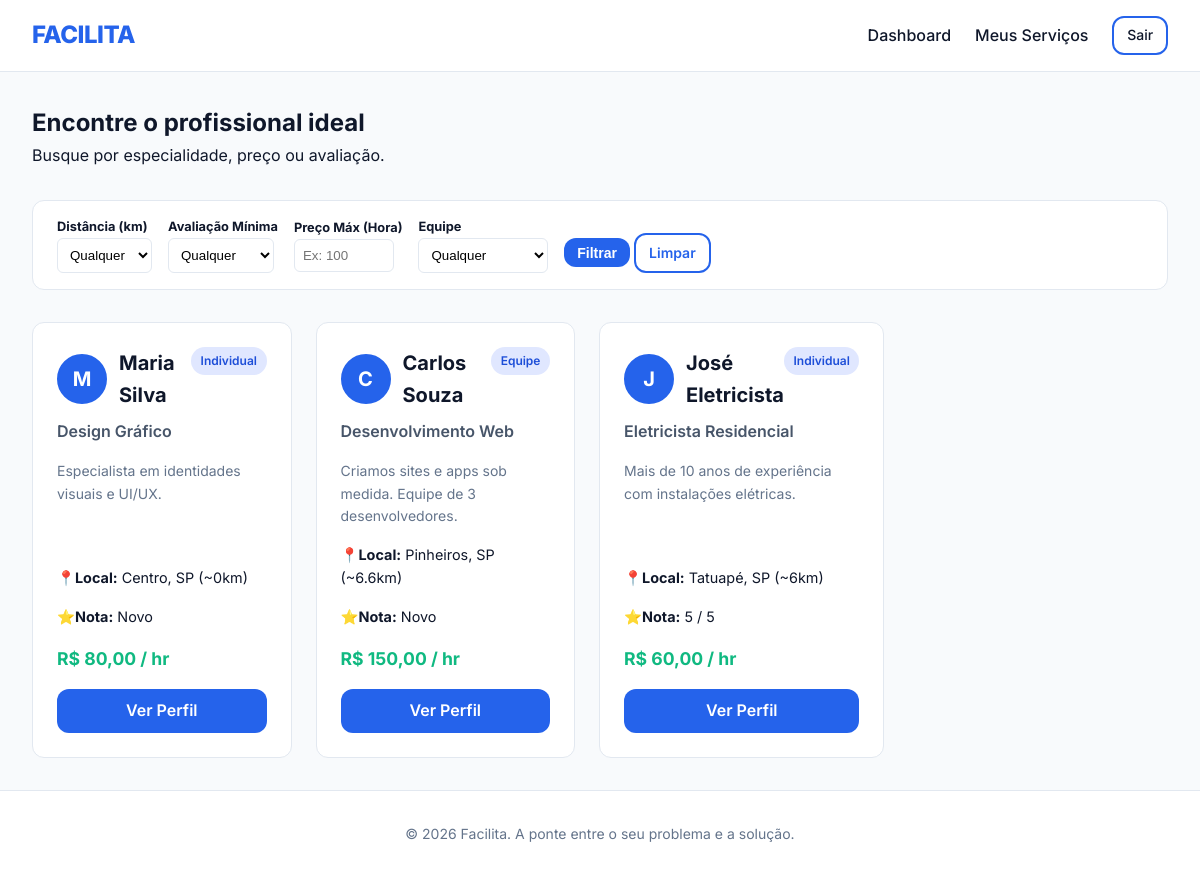
/dashboard.php (signed in), run on the app's committed database.
### tables this page shows
CREATE TABLE IF NOT EXISTS provider_profiles (
    id INT AUTO_INCREMENT PRIMARY KEY,
    user_id INT NOT NULL,
    specialty VARCHAR(255) NOT NULL,
    team_size ENUM('Individual', 'Equipe') NOT NULL DEFAULT 'Individual',
    bio TEXT,
    hourly_rate DECIMAL(10, 2),
    location_name VARCHAR(255),
    lat DECIMAL(10, 6) DEFAULT 0.000000,
    lng DECIMAL(10, 6) DEFAULT 0.000000,
    FOREIGN KEY (user_id) REFERENCES users(id) ON DELETE CASCADE
);

CREATE TABLE IF NOT EXISTS users (
    id INT AUTO_INCREMENT PRIMARY KEY,
    nome VARCHAR(255) NOT NULL,
    email VARCHAR(255) NOT NULL UNIQUE,
    senha VARCHAR(255) NOT NULL,
    role ENUM('client', 'provider') NOT NULL,
    profile_picture VARCHAR(255) DEFAULT NULL,
    reset_token VARCHAR(255) DEFAULT NULL,
    reset_expires DATETIME DEFAULT NULL,
    created_at TIMESTAMP DEFAULT CURRENT_TIMESTAMP
);

### includes/functions.php (called while the page is built)
<?php
function calculateDistance($lat1, $lon1, $lat2, $lon2) {
    if (($lat1 == $lat2) && ($lon1 == $lon2)) {
        return 0;
    }
    $theta = $lon1 - $lon2;
    $dist = sin(deg2rad($lat1)) * sin(deg2rad($lat2)) +  cos(deg2rad($lat1)) * cos(deg2rad($lat2)) * cos(deg2rad($theta));
    $dist = acos($dist);
    $dist = rad2deg($dist);
    $miles = $dist * 60 * 1.1515;
    return ($miles * 1.609344);
}
function getAverageRating($pdo, $provider_id) {
    $stmt = $pdo->prepare("SELECT AVG(rating) as avg_rating FROM reviews WHERE provider_id = ?");
    $stmt->execute([$provider_id]);
    $result = $stmt->fetch();
    return $result['avg_rating'] ? round($result['avg_rating'], 1) : 0;
}
?>

### dashboard_client.php (the view, shortened to what this page needs)
<?php
require_once "includes/functions.php";
$client_lat = -23.550520;
$client_lng = -46.633308;
$filter_price = $_GET['price'] ?? '';
$sql = "SELECT p.*, u.nome, u.profile_picture FROM provider_profiles p JOIN users u ON p.user_id = u.id WHERE 1=1";
$params = [];
$stmt = $pdo->prepare($sql);
$stmt->execute($params);
$providers = $stmt->fetchAll();
$filtered_providers = [];
foreach ($providers as $p) {
    $distance = calculateDistance($client_lat, $client_lng, $p['lat'], $p['lng']);
    $avg_rating = getAverageRating($pdo, $p['user_id']);
    $p['calculated_distance'] = round($distance, 1);
    $p['avg_rating'] = $avg_rating;
    $filtered_providers[] = $p;
}
?>
<div>
    <h2>Encontre o profissional ideal</h2>
    <p class="text-muted mb-2">Busque por especialidade, preço ou avaliação.</p>
    <form method="GET" class="filter-bar">
        <div>
            <label style="display:block; font-size:0.8rem; font-weight:bold;">Distância (km)</label>
            <select name="distance">
                <option value="">Qualquer</option>
            </select>
        </div>
        <div>
            <label style="display:block; font-size:0.8rem; font-weight:bold;">Avaliação Mínima</label>
            <select name="rating">
                <option value="">Qualquer</option>
            </select>
        </div>
        <div>
            <label style="display:block; font-size:0.8rem; font-weight:bold;">Preço Máx (Hora)</label>
            <input type="number" name="price" value="<?= htmlspecialchars($filter_price) ?>" placeholder="Ex: 100" style="width:100px">
        </div>
        <div>
            <label style="display:block; font-size:0.8rem; font-weight:bold;">Equipe</label>
            <select name="team_size">
                <option value="">Qualquer</option>
            </select>
        </div>
        <div style="margin-top:auto;">
            <button type="submit" class="btn btn-primary btn-sm" style="margin-top:16px;">Filtrar</button>
            <a href="dashboard.php" class="btn btn-outline btn-sm" style="margin-top:16px; text-decoration:none;">Limpar</a>
        </div>
    </form>
    <div class="grid grid-cols-4">
        <?php foreach ($filtered_providers as $p): ?>
            <div class="data-card">
                <div style="display: flex; align-items: center; gap: 0.75rem; margin-bottom: 0.5rem;">
                    <?php if (!empty($p['profile_picture'])): ?>
                        <img src="uploads/profile_pictures/<?= htmlspecialchars($p['profile_picture']) ?>" alt="" style="width: 50px; height: 50px; border-radius: 50%; object-fit: cover; border: 2px solid var(--primary);">
                    <?php else: ?>
                        <div style="width: 50px; height: 50px; border-radius: 50%; background: var(--primary); color: white; display: flex; align-items: center; justify-content: center; font-size: 1.25rem; font-weight: bold; border: 2px solid var(--primary);">
                            <?= strtoupper(substr($p['nome'], 0, 1)) ?>
                        </div>
                    <?php endif; ?>
                    <div style="flex: 1;">
                        <div class="data-card-header" style="margin-bottom: 0;">
                            <h3 class="data-card-title" style="margin-bottom: 0;"><?= htmlspecialchars($p['nome']) ?></h3>
                            <span class="badge badge-primary"><?= htmlspecialchars($p['team_size']) ?></span>
                        </div>
                    </div>
                </div>
                <p style="color: var(--secondary); font-weight: 600;"><?= htmlspecialchars($p['specialty']) ?></p>
                <p class="data-card-subtitle mt-1" style="flex:1;"><?= htmlspecialchars($p['bio']) ?></p>
                <div class="mt-1" style="font-size: 0.9rem;">
                    <strong>📍Local:</strong> <?= htmlspecialchars($p['location_name']) ?> <span class="text-muted">(~<?= $p['calculated_distance'] ?>km)</span>
                </div>
                <div class="mt-1" style="font-size: 0.9rem;">
                    <strong>⭐Nota:</strong> <?= $p['avg_rating'] > 0 ? $p['avg_rating'] . ' / 5' : 'Novo' ?>
                </div>
                <div class="price-tag">
                    R$ <?= number_format($p['hourly_rate'], 2, ',', '.') ?> / hr
                </div>
                <a href="profile.php?id=<?= $p['user_id'] ?>" class="btn btn-primary btn-block mt-1">Ver Perfil</a>
            </div>
        <?php endforeach; ?>
    </div>
</div>

### includes/header.php (shortened to what this page needs)
<!DOCTYPE html>
<html lang="pt-br">
<head>
    <link rel="stylesheet" href="assets/css/style.css">
</head>
<body>
<header class="navbar">
    <a href="index.php" class="brand">FACILITA</a>
    <nav class="nav-links">
        <?php if (isset($_SESSION['user_id'])): ?>
            <a href="dashboard.php">Dashboard</a>
            <a href="my_services.php">Meus Serviços</a>
            <a href="logout.php" class="btn btn-outline btn-sm">Sair</a>
        <?php else: ?>
            <a href="login.php">Entrar</a>
            <a href="register.php" class="btn btn-primary btn-sm">Criar Conta</a>
        <?php endif; ?>
    </nav>
</header>
<main class="container">

### dashboard.php (shortened to what this page needs)
<?php
require_once "includes/db.php";
$role = $_SESSION['role'];
require_once "includes/header.php";
if ($role === 'client') {
    require_once "dashboard_client.php";
} else {
    require_once "dashboard_provider.php";
}
require_once "includes/footer.php";
?>

### includes/footer.php
</main>
<footer>
    <p>&copy; <?php echo date("Y"); ?> Facilita. A ponte entre o seu problema e a solução.</p>
</footer>
</body>
</html>

### assets/css/style.css (style rules this page uses)
:root { --primary: #2563eb; --primary-light: #60a5fa; --primary-dark: #1d4ed8; --secondary: #475569; --bg-color: #f8fafc; --card-bg: #ffffff; --text-main: #0f172a; --text-muted: #64748b; --border-color: #e2e8f0; --success: #10b981; --warning: #f59e0b; --danger: #ef4444; --transition: all 0.3s ease; --radius: 12px; }
* { margin: 0; padding: 0; box-sizing: border-box; }
body { font-family: 'Inter', -apple-system, BlinkMacSystemFont, "Segoe UI", Roboto, Helvetica, Arial, sans-serif; background-color: var(--bg-color); color: var(--text-main); line-height: 1.6; display: flex; flex-direction: column; min-height: 100vh; }
.navbar { background-color: var(--card-bg); border-bottom: 1px solid var(--border-color); padding: 1rem 2rem; display: flex; justify-content: space-between; align-items: center; position: sticky; top: 0; z-index: 100; }
.brand { font-size: 1.5rem; font-weight: 800; color: var(--primary); text-decoration: none; letter-spacing: -0.5px; }
.nav-links { display: flex; gap: 1.5rem; align-items: center; }
.nav-links a { text-decoration: none; color: var(--text-main); font-weight: 500; transition: var(--transition); }
.btn { display: inline-block; padding: 0.6rem 1.2rem; border-radius: var(--radius); text-decoration: none; font-weight: 600; cursor: pointer; border: none; transition: var(--transition); text-align: center; }
.btn-primary { background-color: var(--primary); color: white; }
.btn-outline { background-color: transparent; border: 2px solid var(--primary); color: var(--primary); }
.btn-sm { padding: 0.4rem 0.8rem; font-size: 0.875rem; }
.btn-block { display: block; width: 100%; }
.container { max-width: 1200px; margin: 0 auto; padding: 2rem; flex: 1; }
.grid { display: grid; gap: 1.5rem; }
.grid-cols-4 { grid-template-columns: repeat(4, 1fr); }
.data-card { background: var(--card-bg); border: 1px solid var(--border-color); border-radius: var(--radius); padding: 1.5rem; transition: var(--transition); display: flex; flex-direction: column; }
.data-card-header { display: flex; justify-content: space-between; align-items: flex-start; margin-bottom: 1rem; }
.data-card-title { font-size: 1.25rem; font-weight: 700; }
.data-card-subtitle { color: var(--text-muted); font-size: 0.875rem; }
.badge { padding: 0.3rem 0.6rem; border-radius: 20px; font-size: 0.75rem; font-weight: 600; }
.badge-primary { background: #e0e7ff; color: var(--primary-dark); }
.price-tag { font-weight: 700; color: var(--success); font-size: 1.1rem; margin-top: auto; padding-top: 1rem; }
.filter-bar { background: var(--card-bg); padding: 1rem 1.5rem; border-radius: var(--radius); margin-bottom: 2rem; border: 1px solid var(--border-color); display: flex; gap: 1rem; flex-wrap: wrap; align-items: center; }
.filter-bar select, .filter-bar input { padding: 0.5rem; border: 1px solid var(--border-color); border-radius: 6px; background: white; }
.mt-1 { margin-top: 1rem; }
.mb-2 { margin-bottom: 2rem; }
footer { text-align: center; padding: 2rem; background: var(--card-bg); border-top: 1px solid var(--border-color); color: var(--text-muted); font-size: 0.875rem; margin-top: auto; }

### data on the page
provider_profiles: user.nome "M", user.nome "Maria Silva", team_size "Individual", specialty "Design Gráfico", bio "Especialista em identidades visuais e UI/UX.", location_name "Centro, SP", calculated_distance "0", shows "Novo", hourly_rate "80,00"
provider_profiles: user.nome "C", user.nome "Carlos Souza", team_size "Equipe", specialty "Desenvolvimento Web", bio "Criamos sites e apps sob medida. Equipe de 3 desenvolvedores.", location_name "Pinheiros, SP", calculated_distance "6.6", shows "Novo", hourly_rate "150,00"
provider_profiles: user.nome "J", user.nome "José Eletricista", team_size "Individual", specialty "Eletricista Residencial", bio "Mais de 10 anos de experiência com instalações elétricas.", location_name "Tatuapé, SP", calculated_distance "6", user "5", hourly_rate "60,00"
